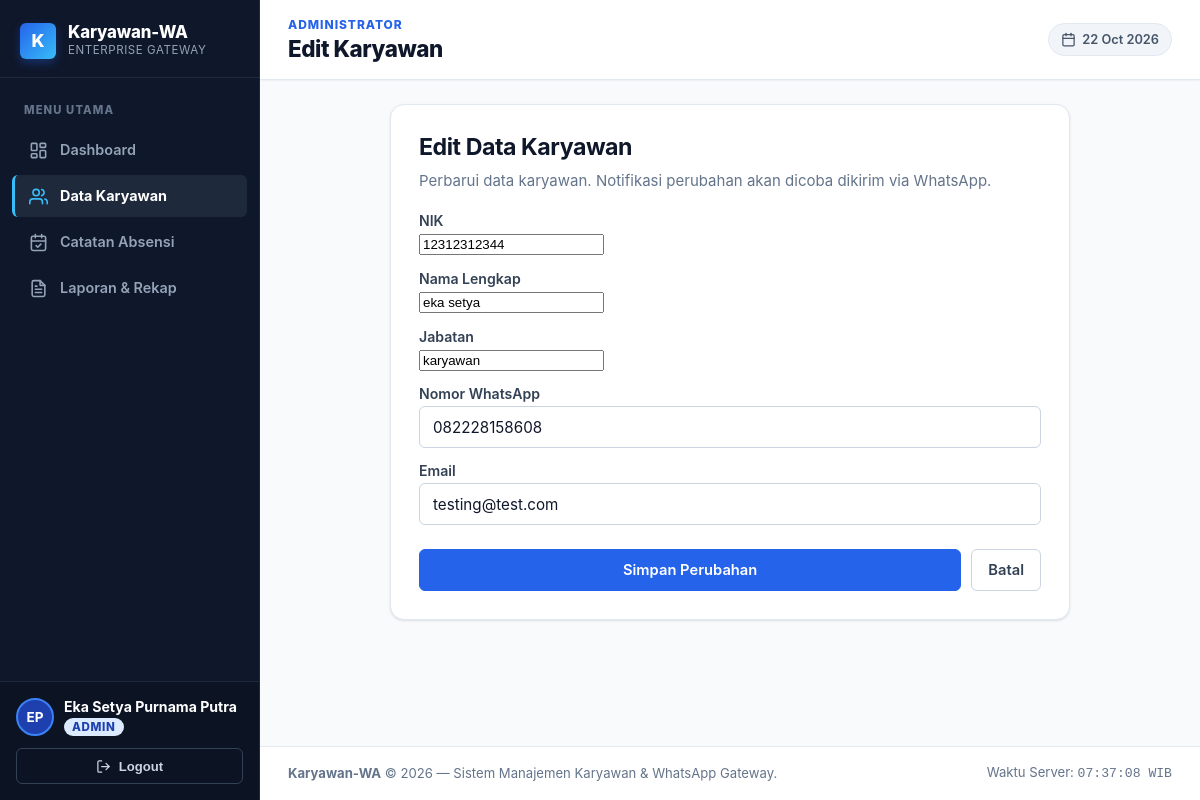
Screenshot of /karyawan/edit.php?id=12 (signed in) with the database file from the repository.
### tables this page shows
CREATE TABLE `karyawan` (
  `id` int(10) UNSIGNED NOT NULL,
  `nik` varchar(30) NOT NULL,
  `nama` varchar(100) NOT NULL,
  `jabatan` varchar(100) NOT NULL,
  `no_hp` varchar(20) NOT NULL,
  `email` varchar(150) NOT NULL,
  `password` varchar(255) NOT NULL,
  `role` enum('admin','karyawan') NOT NULL DEFAULT 'karyawan',
  `created_at` timestamp NOT NULL DEFAULT current_timestamp(),
  `updated_at` timestamp NOT NULL DEFAULT current_timestamp() ON UPDATE current_timestamp()
);

### config/helpers.php (called while the page is built, shortened)
<?php
function app_url(string $path = ''): string
{
    return APP_BASE_URL . '/' . ltrim($path, '/');
}
function e($value): string
{
    return htmlspecialchars((string) $value, ENT_QUOTES | ENT_SUBSTITUTE, 'UTF-8');
}

### karyawan/edit.php (the view, shortened to what this page needs)
<?php
require_once __DIR__ . '/../config/helpers.php';
$idRaw = $_GET['id'] ?? $_POST['id'] ?? '';
$id = filter_var($idRaw, FILTER_VALIDATE_INT, ['options' => ['min_range' => 1]]);
$employee = null;
try {
    $pdo = getPDO();
    $find = $pdo->prepare("SELECT id, nik, nama, jabatan, no_hp, email FROM karyawan WHERE id = :id AND role = 'karyawan' LIMIT 1");
    $find->execute([':id' => $id]);
    $employee = $find->fetch();
} catch (PDOException $e) {
    error_log('Cari karyawan untuk edit error: ' . $e->getMessage());
    http_response_code(500);
    exit('Data belum dapat dimuat. Periksa koneksi database atau log PHP.');
}
$nik = (string) $employee['nik'];
$nama = (string) $employee['nama'];
$jabatan = (string) $employee['jabatan'];
$noHp = (string) $employee['no_hp'];
$email = (string) $employee['email'];
require_once __DIR__ . '/../layout/header.php';
?>
<div class="panel" style="max-width:680px;margin:0 auto;">
    <div style="margin-bottom:18px;">
        <h2>Edit Data Karyawan</h2>
        <p class="muted">Perbarui data karyawan. Notifikasi perubahan akan dicoba dikirim via WhatsApp.</p>
    </div>
    <form method="post" action="<?= e(app_url('karyawan/edit.php?id=' . (int) $id)) ?>" autocomplete="on">
        <div>
            <label for="nik">NIK</label>
            <input id="nik" name="nik" maxlength="30" required value="<?= e($nik) ?>" autocomplete="off">
        </div>
        <div>
            <label for="nama">Nama Lengkap</label>
            <input id="nama" name="nama" maxlength="100" required value="<?= e($nama) ?>" autocomplete="name">
        </div>
        <div>
            <label for="jabatan">Jabatan</label>
            <input id="jabatan" name="jabatan" maxlength="100" required value="<?= e($jabatan) ?>">
        </div>
        <div>
            <label for="no_hp">Nomor WhatsApp</label>
            <input id="no_hp" name="no_hp" type="tel" maxlength="20" required value="<?= e($noHp) ?>" autocomplete="tel">
        </div>
        <div>
            <label for="email">Email</label>
            <input id="email" name="email" type="email" maxlength="150" required value="<?= e($email) ?>" autocomplete="email">
        </div>
        <div style="display:flex;gap:10px;margin-top:12px;">
            <button type="submit" class="button" style="flex:1;">Simpan Perubahan</button>
            <a class="button secondary" href="<?= e(app_url('karyawan/index.php')) ?>">Batal</a>
        </div>
    </form>
</div>
<?php
require_once __DIR__ . '/../layout/footer.php';

### assets/style.css (style rules this page uses)
:root { color-scheme: light; --slate-50: #f8fafc; --slate-100: #f1f5f9; --slate-200: #e2e8f0; --slate-300: #cbd5e1; --slate-400: #94a3b8; --slate-500: #64748b; --slate-600: #475569; --slate-700: #334155; --slate-800: #1e293b; --slate-900: #0f172a; --slate-950: #020617; --primary-50: #eff6ff; --primary-100: #dbeafe; --primary-200: #bfdbfe; --primary-500: #3b82f6; --primary-600: #2563eb; --primary-700: #1d4ed8; --primary-800: #1e40af; --success-bg: #ecfdf5; --success-text: #065f46; --success-border: #a7f3d0; --success-solid: #059669; --warning-bg: #fffbeb; --warning-text: #92400e; --warning-border: #fde68a; --warning-solid: #d97706; --danger-bg: #fef2f2; --danger-text: #991b1b; --danger-border: #fecaca; --danger-solid: #dc2626; --info-bg: #f0f9ff; --info-text: #075985; --info-border: #bae6fd; --info-solid: #0284c7; --ink: var(--slate-900); --ink-muted: var(--slate-500); --ink-subtle: var(--slate-400); --line: var(--slate-200); --line-subtle: var(--slate-100); --paper: #ffffff; --background: var(--slate-50); --primary: var(--primary-600); --primary-hover: var(--primary-700); --shadow-xs: 0 1px 2px rgba(15, 23, 42, 0.05); --shadow-sm: 0 1px 3px rgba(15, 23, 42, 0.08), 0 1px 2px rgba(15, 23, 42, 0.04); --shadow-md: 0 4px 6px -1px rgba(15, 23, 42, 0.08), 0 2px 4px -2px rgba(15, 23, 42, 0.04); --shadow-lg: 0 10px 15px -3px rgba(15, 23, 42, 0.08), 0 4px 6px -4px rgba(15, 23, 42, 0.03); --shadow-xl: 0 20px 25px -5px rgba(15, 23, 42, 0.1), 0 8px 10px -6px rgba(15, 23, 42, 0.04); --radius-sm: 6px; --radius-md: 10px; --radius-lg: 14px; --radius-xl: 18px; --radius-full: 9999px; --font-sans: -apple-system, BlinkMacSystemFont, "Segoe UI", Roboto, "Helvetica Neue", Arial, sans-serif; }
*, *::before, *::after { box-sizing: border-box; }
html { -webkit-text-size-adjust: 100%; scroll-behavior: smooth; }
body { margin: 0; padding: 0; background-color: var(--background); color: var(--ink); font-family: var(--font-sans); font-size: 15px; line-height: 1.5; -webkit-font-smoothing: antialiased; -moz-osx-font-smoothing: grayscale; }
h1, h2, h3, h4, h5, h6 { color: var(--ink); margin: 0 0 8px; font-weight: 700; line-height: 1.25; letter-spacing: -0.02em; }
h2 { font-size: clamp(1.2rem, 2vw, 1.45rem); }
p { margin: 0 0 12px; }
p:last-child { margin-bottom: 0; }
.muted { color: var(--ink-muted); }
a { color: var(--primary); text-decoration: none; transition: color 0.15s ease; }
.panel { background: var(--paper); border: 1px solid var(--line); border-radius: var(--radius-lg); padding: clamp(18px, 4vw, 28px); box-shadow: var(--shadow-sm); }
form { display: grid; gap: 12px; }
label { display: block; font-size: 0.88rem; font-weight: 600; color: var(--slate-700); margin-bottom: 2px; }
input[type="text"], input[type="email"], input[type="password"], input[type="tel"], input[type="date"], select, textarea { width: 100%; min-height: 42px; padding: 9px 13px; border: 1px solid var(--slate-300); border-radius: var(--radius-sm); color: var(--ink); background-color: #ffffff; font-family: inherit; font-size: 0.95rem; transition: border-color 0.15s ease, box-shadow 0.15s ease; }
input::placeholder { color: var(--slate-400); }
.button, button.button, a.button { display: inline-flex; align-items: center; justify-content: center; gap: 8px; min-height: 42px; padding: 8px 16px; border: 1px solid var(--primary); border-radius: var(--radius-sm); background-color: var(--primary); color: #ffffff; font-family: inherit; font-size: 0.92rem; font-weight: 600; text-decoration: none; cursor: pointer; line-height: 1.2; transition: background-color 0.15s ease, border-color 0.15s ease, box-shadow 0.15s ease, transform 0.05s ease; white-space: nowrap; }
.button.secondary { background-color: #ffffff; color: var(--slate-700); border-color: var(--slate-300); }

### assets/layout.css (style rules this page uses)
.app-nav-link svg { width: 19px; height: 19px; flex-shrink: 0; stroke: currentColor; stroke-width: 2; fill: none; stroke-linecap: round; stroke-linejoin: round; }
.app-nav-link[aria-current="page"] svg, .app-nav-link.is-active svg { color: #38bdf8; }

### rows the page displays
karyawan: nik "12312312344", nama "eka setya", jabatan "karyawan", no_hp "082228158608", email "testing@test.com"

### other values shown
$item['label'] "Dashboard"
$item['label'] "Data Karyawan"
$item['label'] "Catatan Absensi"
$item['label'] "Laporan & Rekap"
$layoutInitials "EP"
$layoutName "Eka Setya Purnama Putra"
$layoutRole "ADMIN"
$layoutSection "ADMINISTRATOR"
$layoutTitle "Edit Karyawan"
$layoutDateWib "22 Oct 2026"
